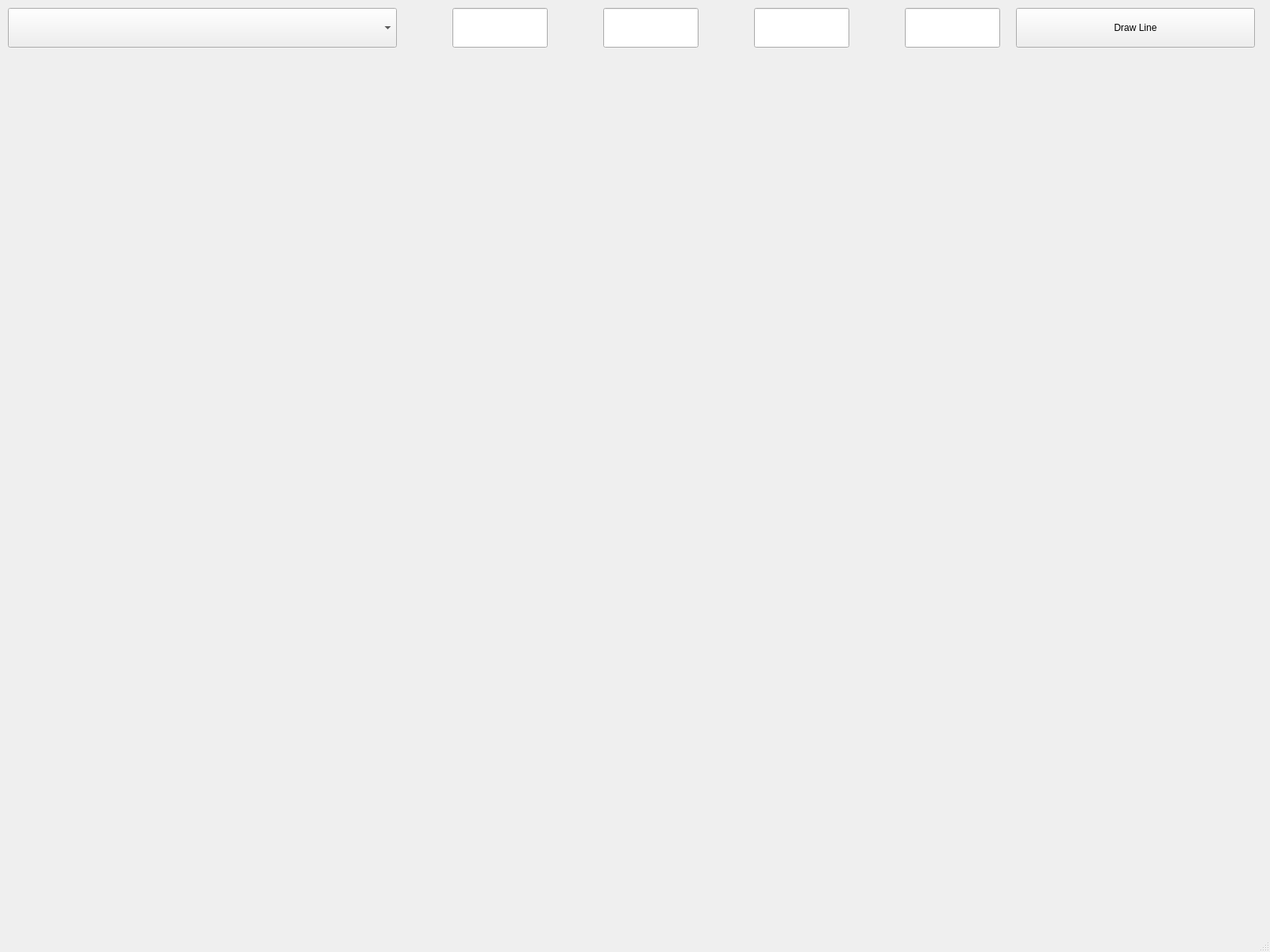
<?xml version="1.0" encoding="UTF-8"?>
<ui version="4.0">
 <class>MainWindow</class>
 <widget class="QMainWindow" name="MainWindow">
  <property name="geometry">
   <rect>
    <x>0</x>
    <y>0</y>
    <width>1600</width>
    <height>1200</height>
   </rect>
  </property>
  <property name="minimumSize">
   <size>
    <width>1600</width>
    <height>1200</height>
   </size>
  </property>
  <property name="maximumSize">
   <size>
    <width>1600</width>
    <height>1200</height>
   </size>
  </property>
  <property name="windowTitle">
   <string>MainWindow</string>
  </property>
  <widget class="QWidget" name="centralwidget">
   <widget class="QComboBox" name="method_box">
    <property name="geometry">
     <rect>
      <x>10</x>
      <y>10</y>
      <width>490</width>
      <height>50</height>
     </rect>
    </property>
   </widget>
   <widget class="QLabel" name="label_1">
    <property name="geometry">
     <rect>
      <x>510</x>
      <y>10</y>
      <width>50</width>
      <height>50</height>
     </rect>
    </property>
    <property name="font">
     <font>
      <family>Cascadia Code SemiBold</family>
      <pointsize>10</pointsize>
      <weight>75</weight>
      <bold>true</bold>
     </font>
    </property>
    <property name="text">
     <string/>
    </property>
    <property name="alignment">
     <set>Qt::AlignCenter</set>
    </property>
   </widget>
   <widget class="QLabel" name="label_2">
    <property name="geometry">
     <rect>
      <x>700</x>
      <y>10</y>
      <width>50</width>
      <height>50</height>
     </rect>
    </property>
    <property name="font">
     <font>
      <family>Cascadia Code SemiBold</family>
      <pointsize>10</pointsize>
      <weight>75</weight>
      <bold>true</bold>
     </font>
    </property>
    <property name="text">
     <string/>
    </property>
    <property name="alignment">
     <set>Qt::AlignCenter</set>
    </property>
   </widget>
   <widget class="QLabel" name="label_3">
    <property name="geometry">
     <rect>
      <x>890</x>
      <y>10</y>
      <width>50</width>
      <height>50</height>
     </rect>
    </property>
    <property name="font">
     <font>
      <family>Cascadia Code SemiBold</family>
      <pointsize>10</pointsize>
      <weight>75</weight>
      <bold>true</bold>
     </font>
    </property>
    <property name="text">
     <string/>
    </property>
    <property name="alignment">
     <set>Qt::AlignCenter</set>
    </property>
   </widget>
   <widget class="QLabel" name="label_4">
    <property name="geometry">
     <rect>
      <x>1080</x>
      <y>10</y>
      <width>50</width>
      <height>50</height>
     </rect>
    </property>
    <property name="font">
     <font>
      <family>Cascadia Code SemiBold</family>
      <pointsize>10</pointsize>
      <weight>75</weight>
      <bold>true</bold>
     </font>
    </property>
    <property name="text">
     <string/>
    </property>
    <property name="alignment">
     <set>Qt::AlignCenter</set>
    </property>
   </widget>
   <widget class="QLineEdit" name="lineEdit_1">
    <property name="geometry">
     <rect>
      <x>570</x>
      <y>10</y>
      <width>120</width>
      <height>50</height>
     </rect>
    </property>
   </widget>
   <widget class="QLineEdit" name="lineEdit_2">
    <property name="geometry">
     <rect>
      <x>760</x>
      <y>10</y>
      <width>120</width>
      <height>50</height>
     </rect>
    </property>
   </widget>
   <widget class="QLineEdit" name="lineEdit_3">
    <property name="geometry">
     <rect>
      <x>950</x>
      <y>10</y>
      <width>120</width>
      <height>50</height>
     </rect>
    </property>
   </widget>
   <widget class="QLineEdit" name="lineEdit_4">
    <property name="geometry">
     <rect>
      <x>1140</x>
      <y>10</y>
      <width>120</width>
      <height>50</height>
     </rect>
    </property>
   </widget>
   <widget class="QPushButton" name="drawButton">
    <property name="geometry">
     <rect>
      <x>1280</x>
      <y>10</y>
      <width>301</width>
      <height>50</height>
     </rect>
    </property>
    <property name="text">
     <string>Draw Line</string>
    </property>
   </widget>
   <widget class="QWidget" name="gridLayoutWidget">
    <property name="geometry">
     <rect>
      <x>10</x>
      <y>70</y>
      <width>1571</width>
      <height>1091</height>
     </rect>
    </property>
    <layout class="QGridLayout" name="grid"/>
   </widget>
  </widget>
  <widget class="QStatusBar" name="statusbar"/>
 </widget>
 <resources/>
 <connections/>
</ui>
